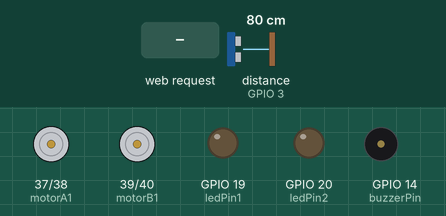
This sketch was run on a simulated ESP32. Parts: motor-driver pin pairs drawn as motors (green arrow = first pin HIGH = forward, orange = second pin HIGH = backward, longer = more drive), output pins drawn as LEDs (lit = HIGH), buzzer (waves = sounding). Wiring (inferred from the names in the program): ultrasonic range finder: trigger GPIO 4; echo GPIO 3. Inputs (shaded band) come from the test bench; at power-on: distance to the obstacle (sensor on GPIO 3) 80 cm. The echo pulse lasts 58.3 µs per cm; uploads are accepted with an empty reply; pins used as bus, display or sensor lines are not drawn; what the sketch prints to the serial monitor is not drawn.

Above: at 1.2 s.
1.3 s: HTTP request GET /buzz received
At 1.41 s:
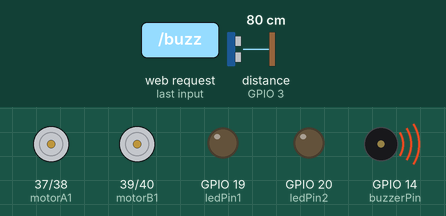
3.4 s: HTTP request GET /forward received
At 3.66 s:
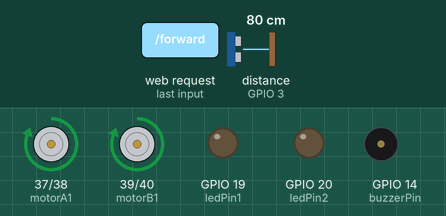
5.4 s: HTTP request GET /backward received
At 5.65 s:
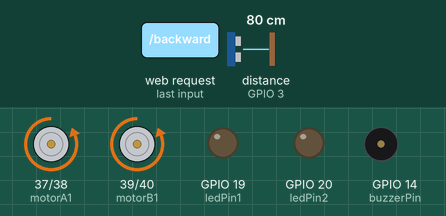
7.4 s: HTTP request GET /left received
At 7.51 s:
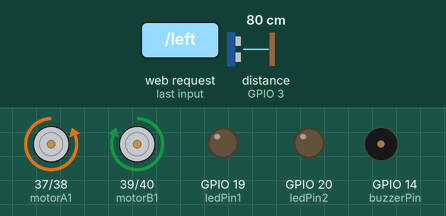
9.1 s: HTTP request GET /right received
At 9.22 s:
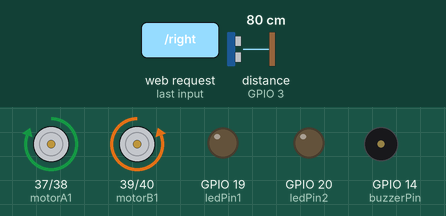
10.8 s: HTTP request GET /toggleLED received
At 12.0 s:
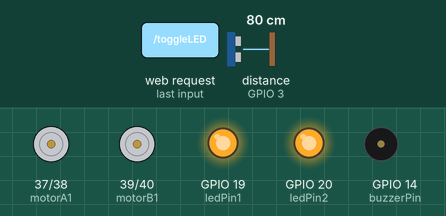
Timing chart, 0 to 13.3 s (numbered marks = the images above; inputs shaded):
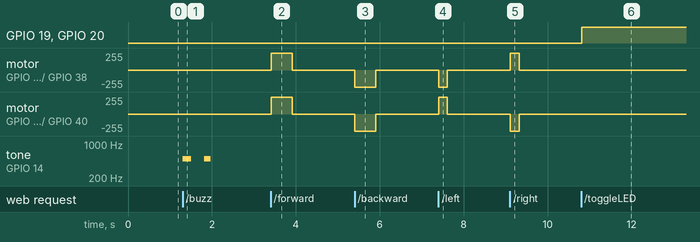

Measured:
- after the input at 1.3 s, tone on GPIO 14 (buzzerPin): alternates 500 Hz for 0.18 s and silent for 0.31 s, 4 changes in all, then stays silent, starting at once
- after the input at 3.4 s, motor on GPIO 37 (motorA1) / GPIO 38 (motorA2), motor on GPIO 39 (motorB1) / GPIO 40 (motorB2): stopped → forward 255/255 at once, → stopped 0.50 s later
- after the input at 5.4 s, motor on GPIO 37 (motorA1) / GPIO 38 (motorA2), motor on GPIO 39 (motorB1) / GPIO 40 (motorB2): stopped → backward 255/255 at once, → stopped 0.50 s later
- after the input at 7.4 s, motor on GPIO 37 (motorA1) / GPIO 38 (motorA2): stopped → backward 255/255 at once, → stopped 0.21 s later; motor on GPIO 39 (motorB1) / GPIO 40 (motorB2): stopped → forward 255/255 at once, → stopped 0.21 s later
- after the input at 9.1 s, motor on GPIO 37 (motorA1) / GPIO 38 (motorA2): stopped → forward 255/255 at once, → stopped 0.21 s later; motor on GPIO 39 (motorB1) / GPIO 40 (motorB2): stopped → backward 255/255 at once, → stopped 0.21 s later
- after the input at 10.8 s, GPIO 19 (ledPin1), GPIO 20 (ledPin2): LOW → HIGH at once

The sketch:

pedestarian-protection-system.ino
```cpp
#include <WiFi.h>
#include <WebServer.h>
#include <HTTPClient.h>

// Motor pinleri
#define motorA1 37
#define motorA2 38
#define motorB1 39
#define motorB2 40

// LED ve buzzer pinleri
#define ledPin1 19
#define ledPin2 20
bool ledState = false;
#define buzzerPin 14

// Ultrasonik sensör pinleri
#define TRIG_PIN 4
#define ECHO_PIN 3

// Ana ESP'nin oluşturacağı WiFi hotspot bilgileri
const char* ap_ssid = "ESP32_Control";
const char* ap_password = "12345678";

// Bağlı ESP'nin (remote) HTTP sunucu adresi
// (remote cihazın IP’si 192.168.4.2 olarak varsayılmıştır)
const char* remoteServerName = "http://192.168.4.2/motion";

// Web sunucusu
WebServer server(80);

// Sensör ayarları
#define THRESHOLD 3           // cm cinsinden eşik
#define SMOOTHING_FACTOR 5    // Ölçüm ortalaması için örnek sayısı
#define CHECK_COUNT 3         // Ani değişiklik kontrolü için örnek sayısı

float previousDistances[CHECK_COUNT] = {0};
float smoothDistances[SMOOTHING_FACTOR] = {0};
int distanceIndex = 0;
int smoothIndex = 0;

bool isMoving = false;
unsigned long lastMovementTime = 0;

// Canlı hareket durumunu takip etmek için global değişken
bool lastMotionState = false;

// Motor komutları için tanımlamalar
enum MotorCommand {
  CMD_NONE,
  CMD_FORWARD,
  CMD_BACKWARD,
  CMD_TURN_RIGHT,
  CMD_TURN_LEFT,
  CMD_FULL_FORWARD,
  CMD_FULL_BACKWARD,
  CMD_FULL_RIGHT,
  CMD_FULL_LEFT,
  CMD_STOP
};

MotorCommand currentCommand = CMD_NONE;
unsigned long commandEndTime = 0;
bool commandIsMomentary = false;

// Buzzer asenkron işlemleri
bool buzzerActive = false;
int buzzerStep = 0;
unsigned long buzzerTimer = 0;

// Sensör beep işlemi
bool sensorBeepActive = false;
unsigned long sensorBeepTimer = 0;

// Ölçüm fonksiyonu: Ultrasonik sensör ile mesafe ölçümü yapar.
float measureDistance() {
  long duration;
  float distance;

  digitalWrite(TRIG_PIN, LOW);
  delayMicroseconds(2);
  digitalWrite(TRIG_PIN, HIGH);
  delayMicroseconds(10);
  digitalWrite(TRIG_PIN, LOW);

  duration = pulseIn(ECHO_PIN, HIGH);
  distance = (duration * 0.0343) / 2;

  if (distance <= 0 || distance > 400) {
    return previousDistances[distanceIndex];
  }
  return distance;
}

// Ölçüm değerlerini filtrelemek için basit ortalama hesaplama
float getFilteredDistance(float newDistance) {
  smoothDistances[smoothIndex] = newDistance;
  smoothIndex = (smoothIndex + 1) % SMOOTHING_FACTOR;
  float total = 0;
  for (int i = 0; i < SMOOTHING_FACTOR; i++) {
    total += smoothDistances[i];
  }
  return total / SMOOTHING_FACTOR;
}

void stopMotors() {
  digitalWrite(motorA1, LOW);
  digitalWrite(motorA2, LOW);
  digitalWrite(motorB1, LOW);
  digitalWrite(motorB2, LOW);
}

//
// --- Web Arayüzü ve Komut İşleyicileri ---
//
void handleRoot() {
  String html = "<html><head><meta charset='UTF-8'>";
  html += "<meta name='viewport' content='width=device-width, initial-scale=1.0'/>";  html += "<title>Arac Kontrol</title>";
  html += "<style> button { font-size: 1.5em; margin: 10px; padding: 10px 20px; } body { text-align: center; margin-top: 50px; } </style>";
  html += "<script>";
  html += "function sendCommand(cmd){";
  html += "  fetch('/' + cmd).then(response => response.text()).then(data => { console.log(data); });";
  html += "}";
  html += "document.addEventListener('keydown', function(event){";
  html += "  if(event.defaultPrevented)return;";
  html += "  switch(event.key){";
  html += "    case 'ArrowUp': sendCommand('forward'); event.preventDefault(); break;";
  html += "    case 'ArrowDown': sendCommand('backward'); event.preventDefault(); break;";
  html += "    case 'ArrowLeft': sendCommand('left'); event.preventDefault(); break;";
  html += "    case 'ArrowRight': sendCommand('right'); event.preventDefault(); break;";
  html += "    case ' ': sendCommand('stop'); event.preventDefault(); break;";
  html += "    case 'b': case 'B': sendCommand('buzz'); event.preventDefault(); break;";
  html += "    case 'l': case 'L': sendCommand('toggleLED'); event.preventDefault(); break;";
  html += "    case 's': case 'S': sendCommand('selector'); event.preventDefault(); break;";
  html += "    case 'm': case 'M': sendCommand('motorSound'); event.preventDefault(); break;";
  html += "  }";
  html += "}, true);";
  html += "</script></head><body>";
  html += "<h1>Arac Kontrol</h1>";
  html += "<button onclick=\"sendCommand('forward')\">&#8593; İleri</button><br>";
  html += "<button onclick=\"sendCommand('left')\">&#8592; Sol</button>";
  html += "<button onclick=\"sendCommand('stop')\">Durdur</button>";
  html += "<button onclick=\"sendCommand('right')\">Sağ &#8594;</button><br>";
  html += "<button onclick=\"sendCommand('backward')\">&#8595; Geri</button><br><br>";
  html += "<button onclick=\"sendCommand('toggleLED')\">LED Aç/Kapa</button> ";
  html += "<button onclick=\"sendCommand('buzz')\">Buzzer</button> ";
  html += "<button onclick=\"sendCommand('selector')\">Selektör</button> ";
  html += "<button onclick=\"sendCommand('motorSound')\">Motor Sesi</button>";
  html += "</body></html>";
  server.send(200, "text/html", html);
}

void handleForward() {
  digitalWrite(motorA1, HIGH);
  digitalWrite(motorB1, HIGH);
  digitalWrite(motorA2, LOW);
  digitalWrite(motorB2, LOW);
  currentCommand = CMD_FORWARD;
  commandIsMomentary = true;
  commandEndTime = millis() + 500;
  isMoving = true;
  lastMovementTime = millis();
  server.send(200, "text/plain", "İleri");
}

void handleBackward() {
  digitalWrite(motorA1, LOW);
  digitalWrite(motorB1, LOW);
  digitalWrite(motorA2, HIGH);
  digitalWrite(motorB2, HIGH);
  currentCommand = CMD_BACKWARD;
  commandIsMomentary = true;
  commandEndTime = millis() + 500;
  isMoving = true;
  lastMovementTime = millis();
  server.send(200, "text/plain", "Geri");
}

void handleLeft() {
  digitalWrite(motorA1, LOW);
  digitalWrite(motorA2, HIGH);
  digitalWrite(motorB1, HIGH);
  digitalWrite(motorB2, LOW);
  currentCommand = CMD_TURN_LEFT;
  commandIsMomentary = true;
  commandEndTime = millis() + 200;
  isMoving = true;
  lastMovementTime = millis();
  server.send(200, "text/plain", "Sol");
}

void handleRight() {
  digitalWrite(motorA1, HIGH);
  digitalWrite(motorA2, LOW);
  digitalWrite(motorB1, LOW);
  digitalWrite(motorB2, HIGH);
  currentCommand = CMD_TURN_RIGHT;
  commandIsMomentary = true;
  commandEndTime = millis() + 200;
  isMoving = true;
  lastMovementTime = millis();
  server.send(200, "text/plain", "Sağ");
}

void handleStop() {
  stopMotors();
  currentCommand = CMD_STOP;
  commandIsMomentary = true;
  commandEndTime = millis() + 2000;
  isMoving = false;
  server.send(200, "text/plain", "Durduruldu");
}

void handleToggleLED() {
  ledState = !ledState;
  digitalWrite(ledPin1, ledState ? HIGH : LOW);
  digitalWrite(ledPin2, ledState ? HIGH : LOW);
  server.send(200, "text/plain", ledState ? "LED Açık" : "LED Kapalı");
}

void handleBuzz() {
  buzzerActive = true;
  buzzerStep = 0;
  buzzerTimer = millis() + 200;
  tone(buzzerPin, 500);
  server.send(200, "text/plain", "Buzzer Çalıyor");
}

void handleSelector() {
  static bool selectorState = false;
  selectorState = !selectorState;
  String msg = selectorState ? "Selektör: Durum 1" : "Selektör: Durum 0";
  server.send(200, "text/plain", msg);
}

// --- Asenkron HTTP Güncelleme Görevi ---
void HTTPUpdateTask(void* pvParameters) {
  bool motionState = *((bool*) pvParameters);
  free(pvParameters);

  HTTPClient http;
  String url = remoteServerName;
  url += (motionState ? "?state=1" : "?state=0");
  Serial.print("Hareket durumu gönderiliyor: ");
  Serial.println(url);
  http.begin(url);
  int httpResponseCode = http.GET();
  if (httpResponseCode > 0) {
    Serial.print("Remote HTTP yanıt: ");
    Serial.println(httpResponseCode);
  } else {
    Serial.print("Remote HTTP hatası: ");
    Serial.println(httpResponseCode);
  }
  http.end();

  vTaskDelete(NULL);
}

void sendMotionUpdate(bool motionState) {
  bool* state = (bool*) malloc(sizeof(bool));
  if (state == NULL) {
    Serial.println("Memory allocation failed");
    return;
  }
  *state = motionState;
  xTaskCreate(HTTPUpdateTask, "HTTPUpdateTask", 4096, state, 1, NULL);
}

// Sensör okuma fonksiyonu: Ölçümü yapar, mevcut durumu belirler ve durum değişmişse remote ESP'ye iletir.
void sensorCheck() {


  float rawDistance = measureDistance();
  float currentDistance = getFilteredDistance(rawDistance);

  float previousAvg = 0;
  for (int i = 0; i < CHECK_COUNT; i++) {
    previousAvg += previousDistances[i];
  }
  previousAvg /= CHECK_COUNT;

  bool currentMotionState = false;
  if (previousAvg != 0 && abs(currentDistance - previousAvg) > THRESHOLD) {
    currentMotionState = true;
  }

  if (currentMotionState) {
    Serial.println("Hareket Var");
  } else {
    Serial.println("Hareket Yok");
  }

  if (currentMotionState != lastMotionState) {
    sendMotionUpdate(currentMotionState);
    lastMotionState = currentMotionState;
  }

  previousDistances[distanceIndex] = currentDistance;
  distanceIndex = (distanceIndex + 1) % CHECK_COUNT;
}

void updateMotorCommand() {
  if (commandIsMomentary && currentCommand != CMD_NONE && millis() >= commandEndTime) {
    stopMotors();
    currentCommand = CMD_NONE;
  }
}

void updateBuzzer() {
  if (buzzerActive && millis() >= buzzerTimer) {
    if (buzzerStep == 0) {
      noTone(buzzerPin);
      buzzerStep = 1;
      buzzerTimer = millis() + 300;
    } else if (buzzerStep == 1) {
      tone(buzzerPin, 500);
      buzzerStep = 2;
      buzzerTimer = millis() + 150;
    } else if (buzzerStep == 2) {
      noTone(buzzerPin);
      buzzerActive = false;
    }
  }
}

void updateSensorBeep() {
  if (sensorBeepActive && millis() >= sensorBeepTimer) {
    noTone(buzzerPin);
    sensorBeepActive = false;
  }
}

void setup() {
  Serial.begin(115200);

  // Pin ayarları
  pinMode(motorA1, OUTPUT); pinMode(motorA2, OUTPUT);
  pinMode(motorB1, OUTPUT); pinMode(motorB2, OUTPUT);
  pinMode(ledPin1, OUTPUT); pinMode(ledPin2, OUTPUT);
  pinMode(buzzerPin, OUTPUT);
  pinMode(TRIG_PIN, OUTPUT); pinMode(ECHO_PIN, INPUT);

  // ESP'yi AP modunda hotspot olarak başlatıyoruz.
  WiFi.softAP(ap_ssid, ap_password);
  IPAddress IP = WiFi.softAPIP();
  Serial.print("AP IP Adresi: ");
  Serial.println(IP);

  // Web sunucusu endpoint'leri
  server.on("/", handleRoot);
  server.on("/forward", handleForward);
  server.on("/backward", handleBackward);
  server.on("/left", handleLeft);
  server.on("/right", handleRight);
  server.on("/stop", handleStop);
  server.on("/toggleLED", handleToggleLED);
  server.on("/buzz", handleBuzz);
  server.on("/selector", handleSelector);

  server.begin();
  Serial.println("Web sunucu baslatildi.");
}

void loop() {
  server.handleClient();
  sensorCheck();
  updateSensorBeep();
  updateMotorCommand();
  updateBuzzer();

  if (isMoving && millis() - lastMovementTime >= 2000) {
    isMoving = false;
  }

  delay(10);
}
```
